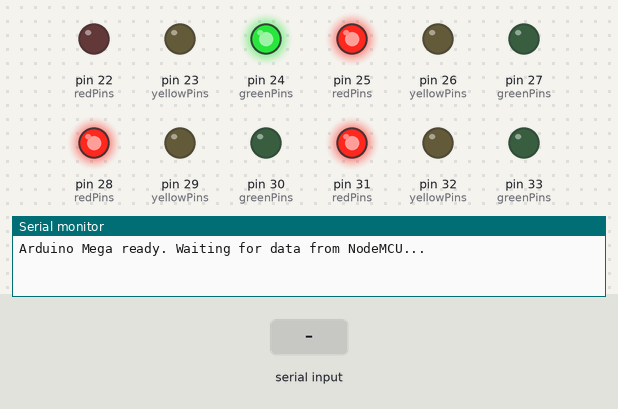
This sketch was run on a simulated Arduino Mega 2560, built with avr-gcc and run on an emulated ATmega2560. On the bench: output pins drawn as LEDs (lit = HIGH), the last lines printed to the serial monitor. Dashed ring = blinking. Inputs (shaded band) come from the test bench.

Above: at 1.2 s.
1.3 s: "s101\n" received over the second serial link
At 1.7 s:
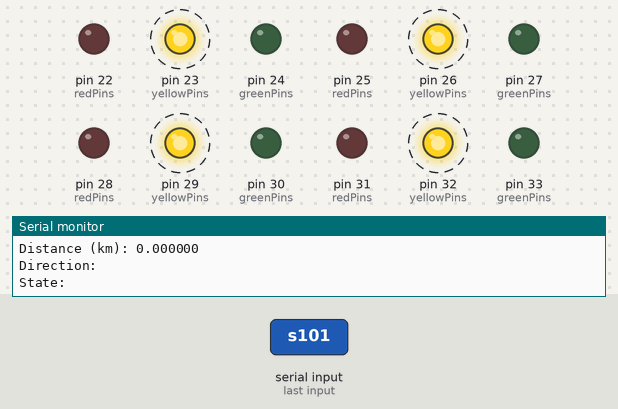
4.3 s: ",\n" received over the second serial link
At 4.7 s:
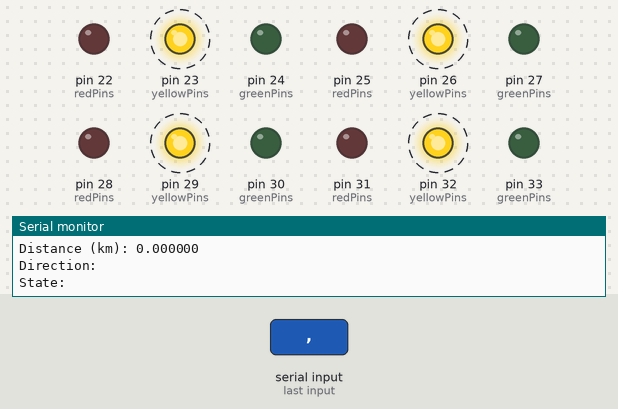
7.3 s: "approching\n" received over the second serial link
At 50.7 s:
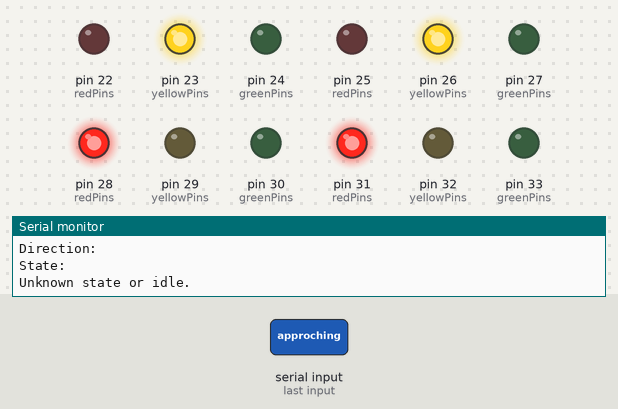
Timing chart, 0 to 53.8 s (numbered marks = the images above; inputs shaded):
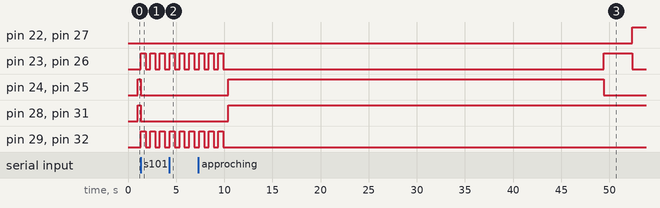

Measured:
- after the input at 1.3 s, pin 23 (yellowPins), pin 26 (yellowPins), pin 29 (yellowPins), pin 32 (yellowPins): alternates HIGH for 0.50 s and LOW for 0.50 s, starting at once; pin 24 (greenPins), pin 25 (redPins), pin 28 (redPins), pin 31 (redPins): HIGH → LOW at once
- after the input at 4.3 s, pin 23 (yellowPins), pin 26 (yellowPins), pin 29 (yellowPins), pin 32 (yellowPins): alternates HIGH for 0.50 s and LOW for 0.50 s, starting after 0.06 s; pin 24 (greenPins), pin 25 (redPins), pin 28 (redPins), pin 31 (redPins): stays LOW (without the input it goes to HIGH after 0.02 s)
- after the input at 7.3 s, pin 22 (redPins), pin 27 (greenPins): LOW → HIGH after 45.1 s instead of 42.1 s; pin 28 (redPins), pin 31 (redPins): LOW → HIGH after 3.1 s instead of 0.06 s; pin 29 (yellowPins), pin 32 (yellowPins): alternates HIGH for 0.50 s and LOW for 0.50 s, 6 changes in all, then stays LOW, starting after 0.09 s

The sketch:

Arduino_Mega_2560.ino
```cpp
// ---------- Arduino Mega 2560 Final Code ----------
// Connect NodeMCU TX -> Mega RX1 (pin 19)
// Baud rate: 9600 both sides

#include <Arduino.h>

// ------------------- Traffic Light Pin Mapping -------------------
// EAST direction
int Er = 22;   // East Red
int Ey = 23;   // East Yellow
int Eg = 24;   // East Green

// WEST direction
int Wr = 25;   // West Red
int Wy = 26;   // West Yellow
int Wg = 27;   // West Green

// NORTH direction
int Nr = 28;   // North Red
int Ny = 29;   // North Yellow
int Ng = 30;   // North Green

// SOUTH direction
int Sr = 31;   // South Red
int Sy = 32;   // South Yellow
int Sg = 33;   // South Green

// Arrays for easy looping
int redPins[]    = {Er, Wr, Nr, Sr};
int yellowPins[] = {Ey, Wy, Ny, Sy};
int greenPins[]  = {Eg, Wg, Ng, Sg};

// ------------------- Data Handling -------------------
String activeDirection = "";  // Direction of emergency vehicle
bool emergencyActive = false; // Emergency mode flag
bool isVehicleApproching = false;
bool isVehicleLeaving = true;

// ------------------- Setup -------------------
void setup() {
  Serial.begin(9600);   // Debug logs
  Serial1.begin(9600);  // Data input from NodeMCU

  Serial.println("Arduino Mega ready. Waiting for data from NodeMCU...");

  // Initialize all pins as outputs and turn off all lights
  for (int i = 22; i <= 33; i++) {
    pinMode(i, OUTPUT);
    digitalWrite(i, LOW);
  }
}

// ------------------- Helper Functions -------------------

// Turn OFF all lights
void allLightsOff() {
  for (int i = 0; i < 4; i++) {
    digitalWrite(redPins[i], LOW);
    digitalWrite(yellowPins[i], LOW);
    digitalWrite(greenPins[i], LOW);
  }
}

// Turn ON/OFF all yellow lights
void setAllYellow(bool state) {
  for (int i = 0; i < 4; i++) {
    digitalWrite(yellowPins[i], state ? HIGH : LOW);
  }
}

// Blink ALL yellow lights 3 times (used for transition signal)
void blinkAllYellowLights() {
  allLightsOff();
  for (int i = 0; i < 3; i++) {
    setAllYellow(HIGH);
    delay(500);
    setAllYellow(LOW);
    delay(500);
  }
  allLightsOff();
}

// ----------------------------------------------------------
// ------------------- Parse Incoming Data -------------------
// ----------------------------------------------------------
// Expected input: "signal_topic":"s101","distKM":0.1476648903935067,"direction":"EAST"
// ----------------------------------------------------------
void parseData(String line) {
  line.trim();

  String signal_topic = "";
  String direction = "";
  String state = "";
  double distKM = 0.0;

  // --- Extract signal_topic ---
  int start = line.indexOf("\"signal_topic\":\"");
  if (start != -1) {
    start += 16;
    int end = line.indexOf("\"", start);
    signal_topic = line.substring(start, end);
  }

  // --- Extract distKM ---
  start = line.indexOf("\"distKM\":");
  if (start != -1) {
    start += 9;
    int end = line.indexOf(",", start);
    if (end == -1) end = line.length();
    String distStr = line.substring(start, end);
    distKM = distStr.toDouble();
  }

  // --- Extract direction ---
  start = line.indexOf("\"direction\":\"");
  if (start != -1) {
    start += 13;
    int end = line.indexOf("\"", start);
    direction = line.substring(start, end);
  }

  // --- Extract state ---
  start = line.indexOf("\"state\":\"");
  if (start != -1) {
    start += 9;
    int end = line.indexOf("\"", start);
    state = line.substring(start, end);
  }

  // ✅ Debugging output
  Serial.println("Parsed Data:");
  Serial.println("Signal Topic: " + signal_topic);
  Serial.println("Distance (km): " + String(distKM, 6));
  Serial.println("Direction: " + direction);
  Serial.println("State: " + state);

  static String previousDirection = "";

  // --- Direction changed (new vehicle or new approach) ---
  if (direction != previousDirection && previousDirection != "") {
    Serial.println("Direction changed! Resetting emergency.");
    emergencyActive = false;
    isVehicleApproching = false;
    isVehicleLeaving = true;
    allLightsOff();
    delay(500);
  }

  previousDirection = direction;
  activeDirection = direction;

  // Blink yellow lights when new message received
  blinkAllYellowLights();

  // ---------------------------------------------------
  // --- State-based Emergency Logic ---
  // ---------------------------------------------------
  if (state == "approching") {
    emergencyActive = true;
    isVehicleApproching = true;
    isVehicleLeaving = false;
    Serial.println("Vehicle Approaching (" + direction + ") - Emergency ON");
  }
  else if (state == "leaving") {
    emergencyActive = false;
    isVehicleApproching = false;
    isVehicleLeaving = true;
    Serial.println("Vehicle Leaving (" + direction + ") - Emergency OFF");
  }
  else {
    // Unrecognized or idle state
    Serial.println("Unknown state or idle.");
  }
}

// ----------------------------------------------------------
// ------------------- Normal Traffic Cycle -------------------
void normalSignaling() {
  static int dir = 0;
  static int t = 0;
  static unsigned long lastUpdate = 0;

  if (millis() - lastUpdate >= 1000) {
    lastUpdate = millis();
    t++;

    int nextDir = (dir + 1) % 4;

    for (int i = 0; i < 4; i++) {
      if (i == dir && t <= 40) {
        digitalWrite(greenPins[i], HIGH);
        digitalWrite(yellowPins[i], LOW);
        digitalWrite(redPins[i], LOW);
      }
      else if ((i == dir || i == nextDir) && t > 40 && t <= 43) {
        digitalWrite(greenPins[i], LOW);
        digitalWrite(yellowPins[i], HIGH);
        digitalWrite(redPins[i], LOW);
      }
      else if (i == nextDir && t > 43) {
        digitalWrite(greenPins[i], HIGH);
        digitalWrite(yellowPins[i], LOW);
        digitalWrite(redPins[i], LOW);
      }
      else {
        digitalWrite(greenPins[i], LOW);
        digitalWrite(yellowPins[i], LOW);
        digitalWrite(redPins[i], HIGH);
      }
    }

    if (t >= 45) {
      t = 0;
      dir = nextDir;
    }
  }
}

// ----------------------------------------------------------
// ------------------- Emergency Mode -------------------
void emergencyControl() {
  for (int i = 0; i < 4; i++) {
    bool active = false;
    if (activeDirection == "EAST"  && redPins[i] == Er) active = true;
    if (activeDirection == "WEST"  && redPins[i] == Wr) active = true;
    if (activeDirection == "NORTH" && redPins[i] == Nr) active = true;
    if (activeDirection == "SOUTH" && redPins[i] == Sr) active = true;

    if (active) {
      digitalWrite(redPins[i], LOW);
      digitalWrite(yellowPins[i], LOW);
      digitalWrite(greenPins[i], HIGH);
    } else {
      digitalWrite(redPins[i], HIGH);
      digitalWrite(yellowPins[i], LOW);
      digitalWrite(greenPins[i], LOW);
    }
  }
}

// ----------------------------------------------------------
// ------------------- Main Loop -------------------
void loop() {
  // Read data from NodeMCU
  while (Serial1.available()) {
    String line = Serial1.readStringUntil('\n');
    line.trim();
    if (line.length() > 0) {
      parseData(line);
    }
  }

  // Run emergency or normal mode
  if (emergencyActive) {
    emergencyControl();
  } else {
    normalSignaling();
  }
}
```
